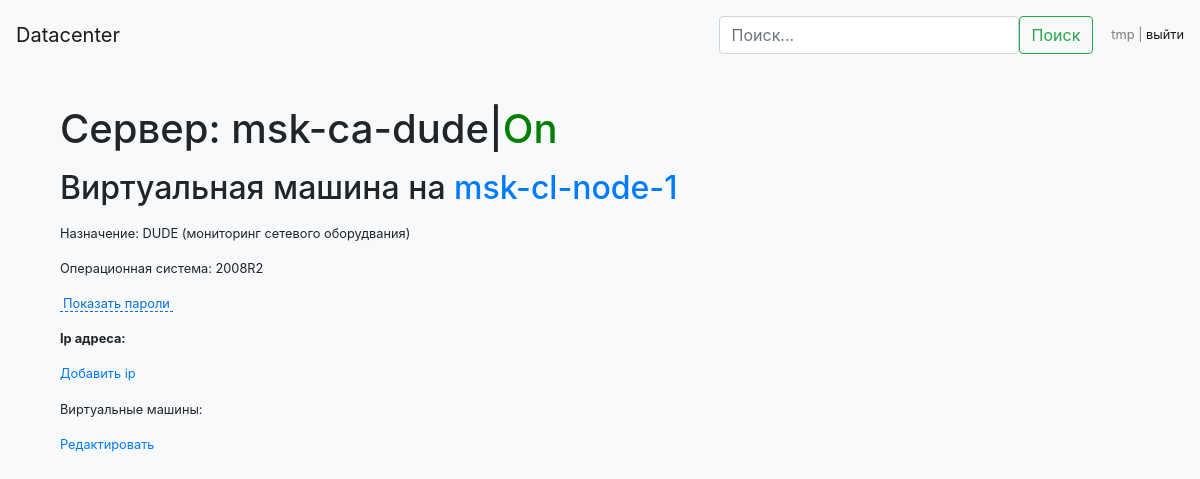
Before: /server/77 (signed in) with the older database file.
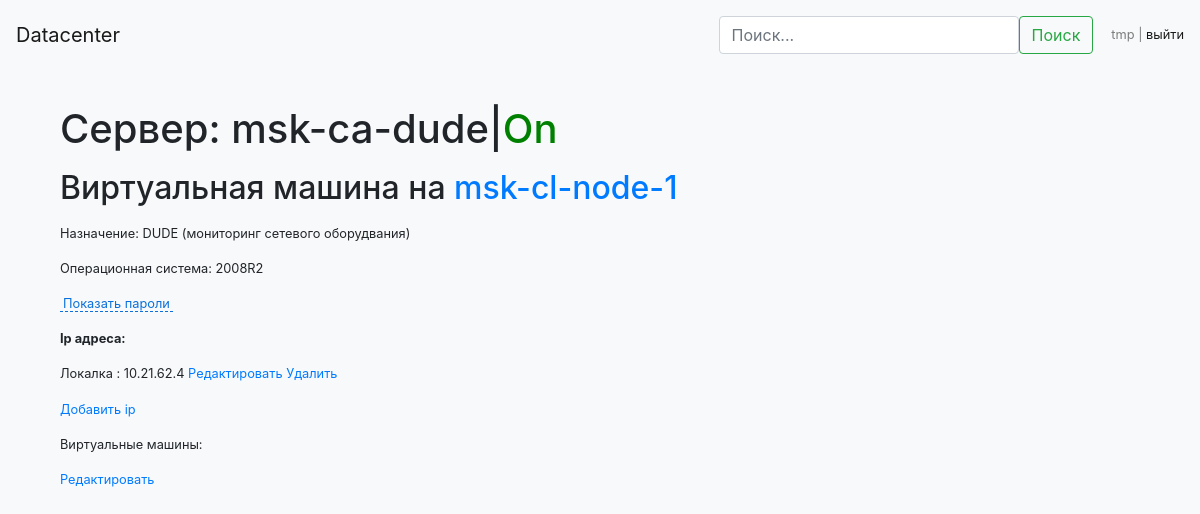
After: the same page with the newer database file.
### server_list/models.py (models this page shows, shortened)
class Segment(models.Model):
    name = models.CharField(max_length=50)
    description = models.CharField(max_length=200, blank=True)
    is_root_segment = models.BooleanField(default=False)
    parent_segment = models.ForeignKey('self', on_delete=models.SET_DEFAULT, default=None, blank=True, null=True)

class Ip(models.Model):
    mask_as_int = models.IntegerField()
    gateway_as_int = models.IntegerField()
    server = models.ForeignKey(Server, on_delete=models.CASCADE)
    segment = models.ForeignKey(Segment, on_delete=models.CASCADE)
    ip_as_string = models.CharField(max_length=20)

### server_list/views.py (the view)
# urls.py: url(r'^server/(?P<server_id>\d*)', views.server_view, name='server_view'),
@login_required(login_url=reverse_lazy('custom_login'))
def server_view(request, server_id):
    try:
        server = Server.objects.get(pk=server_id)
    except Server.DoesNotExist:
        raise Http404("No server found")
    ip_list = []
    for ip in server.ip_set.all():
        ip_list.append((ip.segment.name, ip.ip_as_string, ip.id))
    data_dict = {"server_id": server_id,
                 "model": server.model,
                 "hostname": server.hostname,
                 "power_state": server.is_on,
                 "os": server.os,
                 "purpose": server.purpose,
                 "ip_list": ip_list,
                 "serial_number": server.serial_num,
                 "specs": server.specs,
                 "root_ip_list": (server.ip_set.filter(segment__is_root_segment=True).distinct()),
                 "group": server.group,
                 }
    if server.is_physical:
        rack = server.rack
        room = rack.room
        territory = room.territory
        data_dict.update({"is_physical": True,
                          "unit": server.get_unit_string(),
                          "territory": territory,
                          "room": room,
                          "rack": rack,
                          "vm_list": server.server_set.all()})
    else:
        data_dict.update({"is_physical": False,
                          "host_machine": server.host_machine.hostname,
                          "host_machine_id": server.host_machine.id,
                          })
    return render(request, os.path.join('server_list', 'server_view.html'), {'server_dict': data_dict})

### server_list/templatetags/server_list_extras.py (called while the page is built)
@register.filter()
def get_dict_item(value, arg):
    value = value.get(arg)
    print("value", value)
    return value if value is not None else "none"

### server_list/templates/server_list/server_view.html (shortened to what this page needs)
{% extends 'server_list/navbar.html' %}
{% load server_list_extras %}
{% block content %}
<div class="container">
    <header>
        <h1><p>Сервер: {{ server_dict|get_dict_item:"hostname" }}{% if server_dict|get_dict_item:"power_state" %}|<font color="green">On</font>{% else %}<font color="red">Off</font>{%endif%}</p>
        </h1>
        <h2>
            {% if server_dict|get_dict_item:"is_physical" %}
            <p>Физический сервер</p>
            {%else%}
            <p>Виртуальная машина на <a href="{% url 'server_view' server_dict|get_dict_item:'host_machine_id' %}">{{server_dict|get_dict_item:"host_machine"}}</a></p>
            {%endif%}
        </h2>
    </header>
    <p>Назначение: {{server_dict|get_dict_item:"purpose"}}</p>
    <p>Операционная система: {{server_dict|get_dict_item:"os"}}</p>
    <p><a href="#" class="spoiler-trigger"><span>Показать пароли</span></a></p>
    <p><strong>Ip адреса:</strong></p>
    {% for ip in server_dict|get_dict_item:"ip_list"%}
    <p>{{ip.0}} : {{ip.1}} <a href="javascript:void(0);" onclick="open_window('{% url 'ip_edit' ip.2 %}', 'Edit ip');">Редактировать</a>
        <a href="javascript:void(0);" onclick="ajax_delete_ip({{ip.2}})">Удалить</a></p>
    {% endfor %}
    <p><a href="javascript:void(0);" onClick="open_window('{% url 'ip_new' server_dict.server_id %}', 'Добавить ip');">Добавить ip</a></p>
    {% if server_dict|get_dict_item:"vm_list" %}
    <p>Виртуальные машины:</p>
    {% endif %}
    <p><a href="{% url 'server_edit' server_dict|get_dict_item:'server_id'%}">Редактировать</a></p>
</div>
{% endblock %}

Changed rows visible on the page:
now on this page (row unchanged): Segment: name "Локалка"
added Ip: ip_as_string "10.21.62.4"
Other visible differences:
new list line: ": Редактировать Удалить"
